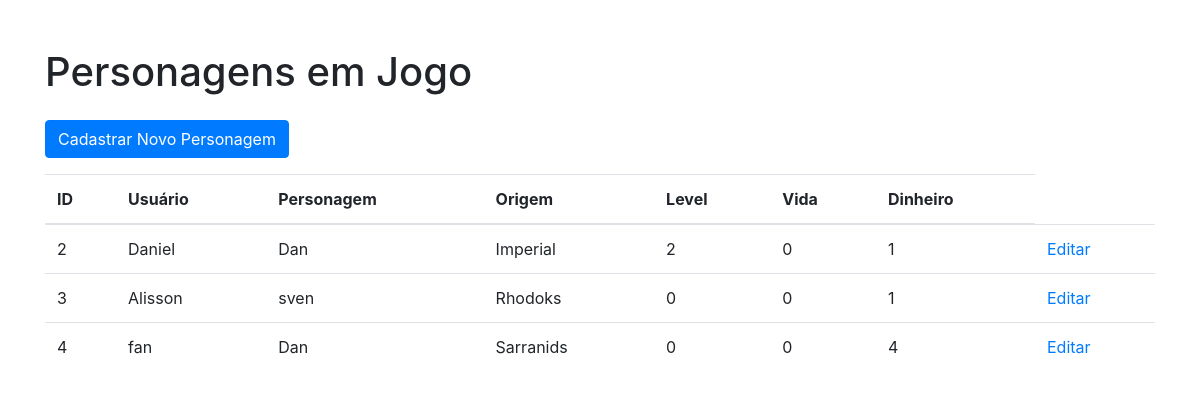
Page /listapersonagem.html on the committed database.
### tables this page shows
CREATE TABLE "personagens" (
	"id_personagem"	INTEGER,
	"usuario_personagem"	TEXT,
	"personagem_personagem"	TEXT,
	"origem_personagem"	TEXT,
	"level_personagem"	INTEGER,
	"vida_personagem"	INTEGER,
	"dinheiro_personagem"	INTEGER,
	PRIMARY KEY("id_personagem" AUTOINCREMENT)
);

### main.py (the view)
@app.route("/listapersonagem.html")
def lista():
    lista_personagens = repositorio.retornar_personagens()
    return render_template("listapersonagem.html", dados = lista_personagens)

### repositorio.py (called while the page is built)
def retornar_personagens():
    try:
        conn = sqlite3.connect("RPG.db")
        cursor = conn.cursor()
        sql_select = "SELECT * FROM personagens"
        cursor.execute(sql_select)
        personagens = cursor.fetchall()
        conn.close()
        return personagens
    except:
        return False

### templates/listapersonagem.html (shortened to what this page needs)
<!DOCTYPE html>
<html lang="pt-br">
    <head>
        <link href="https://stackpath.bootstrapcdn.com/bootstrap/4.5.2/css/bootstrap.min.css" rel="stylesheet">
        <link href="" rel="stylesheet">
    </head>
    <body>
        <div class="container mt-5">
            <h1 class="mb-4"> Personagens em Jogo </h1>
            <a href="{{ url_for('editar_personagem', id = 0) }}" class="btn btn-primary mb-3"> Cadastrar Novo Personagem </a>
            <table class = "table">
                <thead>
                    <tr>
                        <th> ID </th>
                        <th> Usuário </th>
                        <th> Personagem </th>
                        <th> Origem </th>
                        <th> Level </th>
                        <th> Vida </th>
                        <th> Dinheiro </th>
                    </tr>
                </thead>
                <tbody>
                    {% if dados %}
                        {% for id, usuario, personagem, origem, level, vida, dinheiro in dados %}
                            <tr>
                                <td> {{ id }} </td>
                                <td> {{ usuario }} </td>
                                <td> {{ personagem }} </td>
                                <td> {{ origem }} </td>
                                <td> {{ level }} </td>
                                <td> {{ vida }} </td>
                                <td> {{ dinheiro }} </td>
                                <td> <a href="{{ url_for('editar_personagem', id = id) }}"> Editar </a> </td>
                            </tr>
                        {% endfor %}
                    {% else %}
                        <tr>
                            <td colspan="8">Nenhum personagem encontrado</td>
                        </tr>
                    {% endif %}
                </tbody>
            </table>
        </div>
    </body>
</html>

### rows in the picture
personagens: id_personagem "2", usuario_personagem "Daniel", personagem_personagem "Dan", origem_personagem "Imperial", level_personagem "2", vida_personagem "0", dinheiro_personagem "1"
personagens: id_personagem "3", usuario_personagem "Alisson", personagem_personagem "sven", origem_personagem "Rhodoks", level_personagem "0", vida_personagem "0", dinheiro_personagem "1"
personagens: id_personagem "4", usuario_personagem "fan", personagem_personagem "Dan", origem_personagem "Sarranids", level_personagem "0", vida_personagem "0", dinheiro_personagem "4"
